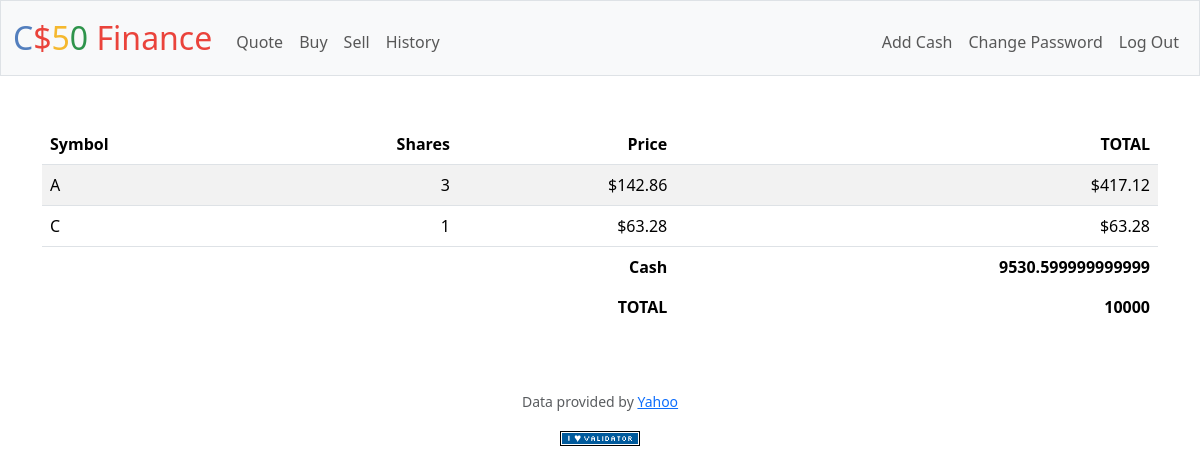
The page / (signed in) on the database its author committed.
### tables this page shows
CREATE TABLE transactions(id INTEGER PRIMARY KEY AUTOINCREMENT NOT NULL, user_id INTEGER, symbol TEXT, shares INTEGER, price REAL, date DATETIME);

CREATE TABLE users (id INTEGER PRIMARY KEY AUTOINCREMENT NOT NULL, username TEXT NOT NULL, hash TEXT NOT NULL, cash NUMERIC NOT NULL DEFAULT 10000.00);

### app.py (the view)
@app.route("/")
@login_required
def index():
    user_id = session["user_id"]
    init_total = 10000
    transactions_db = db.execute("SELECT symbol, SUM(shares) as shares, price, SUM(shares * price) as TOTAL FROM transactions where user_id = ? GROUP BY symbol", user_id)
    cash_db = db.execute("SELECT cash FROM users WHERE id = ?", user_id)
    cash = cash_db[0]["cash"]
    return render_template("index.html", database=transactions_db, cash=cash, total = init_total)

### app.py (called while the page is built)
@app.after_request
def after_request(response):
    response.headers["Cache-Control"] = "no-cache, no-store, must-revalidate"
    response.headers["Expires"] = 0
    response.headers["Pragma"] = "no-cache"
    return response

### helpers.py (called while the page is built)
def login_required(f):
    @wraps(f)
    def decorated_function(*args, **kwargs):
        if session.get("user_id") is None:
            return redirect("/login")
        return f(*args, **kwargs)
    return decorated_function

def usd(value):
    return f"${value:,.2f}"

### templates/index.html (shortened to what this page needs)
{% extends "layout.html" %}
{% block main %}
    <table class="table table-striped">
        <thead>
            <tr>
                <th class="text-start">Symbol</th>
                <th class="text-end">Shares</th>
                <th class="text-end">Price</th>
                <th class="text-end">TOTAL</th>
            </tr>
        </thead>
        <tbody>
            {% for row in database %}
                {% if row["shares"] > 0 %}
                    <tr>
                        <td class="text-start">{{ row["symbol"] }}</td>
                        <td class="text-end">{{ row["shares"] }}</td>
                        <td class="text-end">{{ row["price"] | usd}}</td>
                        <td class="text-end">{{ row["TOTAL"] | usd}}</td>
                    </tr>
                {% endif %}
            {% endfor %}
        </tbody>
        <tfoot>
            <tr>
                <td class="border-0 fw-bold text-end" colspan="3">Cash</td>
                <td class="border-0 fw-bold text-end" colspan="3">{{ cash }}</td>
            </tr>
            <tr>
                <td class="border-0 fw-bold text-end" colspan="3">TOTAL</td>
                <td class="border-0 fw-bold text-end" colspan="3">{{ total }}</td>
            </tr>
        </tfoot>
    </table>
{% endblock %}

### rows shown on the page
transactions: symbol "C", shares "1", price "$63.28", TOTAL "$63.28"
users: cash "9530.599999999999"

### other values the page prints
{{ row["symbol"] }} "A"
{{ row["shares"] }} "3"
{{ row["price"] | usd }} "$142.86"
{{ row["TOTAL"] | usd }} "$417.12"
{{ total }} "10000"
